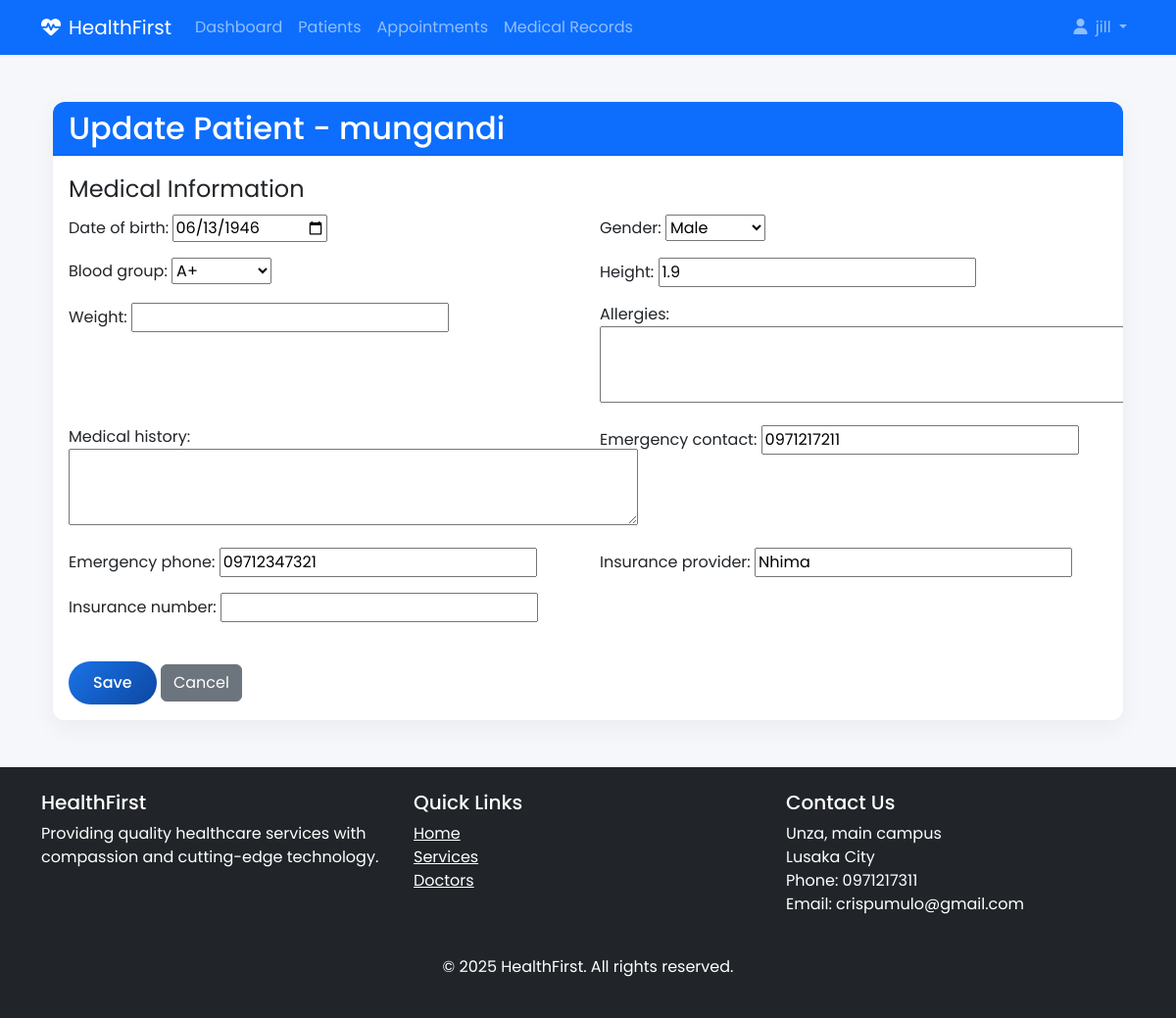
The page /patients/14/update/ (signed in) on the database its author committed.
### accounts/models.py (models this page shows, shortened)
class User(AbstractUser):
    USER_TYPE_CHOICES = (
        ('admin', 'Administrator'),
        ('doctor', 'Doctor'),
        ('staff', 'Staff'),
        ('patient', 'Patient'),
    )
    user_type = models.CharField(max_length=10, choices=USER_TYPE_CHOICES, default='staff')
    profile_picture = models.ImageField(upload_to='profile_pics/', blank=True, null=True)
    phone = models.CharField(max_length=20, blank=True, null=True)
    address = models.TextField(blank=True, null=True)

### patients/models.py (models this page shows, shortened)
class Patient(models.Model):
    GENDER_CHOICES = (
        ('M', 'Male'),
        ('F', 'Female'),
        ('O', 'Other'),
    )
    BLOOD_GROUP_CHOICES = (
        ('A+', 'A+'),
        ('A-', 'A-'),
        ('B+', 'B+'),
        ('B-', 'B-'),
        ('AB+', 'AB+'),
        ('AB-', 'AB-'),
        ('O+', 'O+'),
        ('O-', 'O-'),
    )
    user = models.OneToOneField(User, on_delete=models.CASCADE, related_name='patient_profile')
    date_of_birth = models.DateField(null=True, blank=True)
    gender = models.CharField(max_length=1, choices=GENDER_CHOICES, null=True, blank=True)
    blood_group = models.CharField(max_length=5, choices=BLOOD_GROUP_CHOICES, blank=True, null=True)
    height = models.CharField(max_length=10, blank=True, null=True)
    weight = models.DecimalField(max_digits=5, decimal_places=2, blank=True, null=True)
    allergies = models.TextField(blank=True, null=True)
    medical_history = models.TextField(blank=True, null=True)
    emergency_contact = models.CharField(max_length=100, blank=True, null=True)
    emergency_phone = models.CharField(max_length=20, blank=True, null=True)
    insurance_provider = models.CharField(max_length=100, blank=True, null=True)
    insurance_number = models.CharField(max_length=50, blank=True, null=True)
    created_at = models.DateTimeField(default=timezone.now)

### patients/views.py (the view)
# urls.py: path('<int:pk>/update/', views.patient_update, name='patient_update'),
def patient_update(request, pk):
    patient = get_object_or_404(Patient, user_id=pk)
    patient_name = patient.user.first_name
    if not (request.user == patient.user or is_admin_or_staff(request.user)):
        return redirect('home')
    if request.method == 'POST':
        form = PatientForm(request.POST, instance=patient)
        if form.is_valid():
            form.save()
            return redirect('patients:patient_detail', pk=patient.user_id)
    else:
        form = PatientForm(instance=patient)
    context = {'patient_form': form, 'title': 'Update Patient', 'patient_name':patient_name}
    return render(request, 'patients/form.html', context)

### patients/forms.py
class PatientForm(forms.ModelForm):
    class Meta:
        model = Patient
        fields = [
            'date_of_birth', 'gender', 'blood_group', 'height', 'weight',
            'allergies', 'medical_history', 'emergency_contact',
            'emergency_phone', 'insurance_provider', 'insurance_number',
        ]
        widgets = {
            'date_of_birth': forms.DateInput(attrs={'type': 'date'}),
            'allergies': forms.Textarea(attrs={'rows': 3}),
            'medical_history': forms.Textarea(attrs={'rows': 3}),
        }

### patients/views.py (called while the page is built)
def is_admin_or_staff(user):
    return user.is_authenticated and (user.user_type in ['admin', 'staff'] or user.is_superuser)

### patients/templates/patients/form.html (shortened to what this page needs)
{% extends 'accounts/base.html' %}
{% block content %}
<div class="container">
    <div class="card my-4">
        <div class="card-header bg-primary text-white">
            <h2 class="mb-0">{{ title }} - {{patient_name}}</h2>
        </div>
        <div class="card-body">
            <form method="post" enctype="multipart/form-data">
                <fieldset>
                    <legend>Medical Information</legend>
                    <div class="row">
                        {% for field in patient_form %}
                        <div class="col-md-6 mb-3">
                            {{ field.label_tag }}
                            {{ field }}
                        </div>
                        {% endfor %}
                    </div>
                </fieldset>
                <div class="mt-4">
                    <button type="submit" class="btn btn-primary">Save</button>
                    <a href="{% if ptient_form.instance.pk %}{% url 'patients:patient_detail' form.instance.pk %}{% else %}{% url 'patients:patient_list' %}{% endif %}" class="btn btn-secondary">Cancel</a>
                </div>
            </form>
        </div>
    </div>
</div>
{% endblock %}

### accounts/templates/accounts/base.html (shortened to what this page needs)
<!DOCTYPE html>
{% load static %}
<html lang="en">
<head>
    <link href="https://cdn.jsdelivr.net/npm/bootstrap@5.3.0/dist/css/bootstrap.min.css" rel="stylesheet">
    <link rel="stylesheet" href="https://cdnjs.cloudflare.com/ajax/libs/font-awesome/6.4.0/css/all.min.css">
    <link rel="stylesheet" href="{% static 'css/style.css' %}">
</head>
<body>
    <nav class="navbar navbar-expand-lg navbar-dark bg-primary sticky-top">
        <div class="container">
            <a class="navbar-brand" href="{% url 'home' %}">
                <i class="fas fa-heartbeat me-2"></i>HealthFirst
            </a>
            <div class="collapse navbar-collapse" id="navbarNav">
                <ul class="navbar-nav me-auto">
                    {% if not user.is_authenticated %}
                        <li class="nav-item">
                            <a class="nav-link" href="{% url 'home' %}">Home</a>
                        </li>
                    {% else %}
                        <li class="nav-item">
                            {% if user.user_type == patient.user %}
                                <a class="nav-link" href="{% url 'patients:patient_list' %}">Dashboard</a>
                            {% elif user.user_type == doctor.user %}
                                <a class="nav-link" href="{% url 'doctors:doctor_list' %}">Dashboard</a>
                            {% else %}
                                <a class="nav-link" href="{% url 'dashboard' %}">Dashboard</a>
                            {% endif %}
                        </li>
                        <li class="nav-item">
                            <a class="nav-link" href="{% url 'patients:patient_list' %}">Patients</a>
                        </li>
                        <li class="nav-item">
                            <a class="nav-link" href="{% url 'appointments:list' %}">Appointments</a>
                        </li>
                        <li class="nav-item">
                            <a class="nav-link" href="#">Medical Records</a>
                        </li>
                    {% endif %}
                </ul>
                <ul class="navbar-nav ms-auto">
                    {% if user.is_authenticated %}
                    <li class="nav-item dropdown">
                        <a class="nav-link dropdown-toggle" href="#" id="navbarDropdown" role="button" data-bs-toggle="dropdown">
                            <i class="fas fa-user me-1"></i> {{ user.get_full_name|default:user.username }}
                        </a>
                    </li>
                    {% endif %}
                </ul>
            </div>
        </div>
    </nav>
    <main class="container my-5">
        {% block content %}{% endblock %}
    </main>
    <footer class="bg-dark text-white py-4">
        <div class="container">
            <div class="row">
                <div class="col-md-4 mb-4">
                    <h5>HealthFirst</h5>
                    <p>Providing quality healthcare services with compassion and cutting-edge technology.</p>
                </div>
                <div class="col-md-4 mb-4">
                    <h5>Quick Links</h5>
                    <ul class="list-unstyled">
                        <li><a href="{% url 'home' %}" class="text-white">Home</a></li>
                        <li><a href="#" class="text-white">Services</a></li>
                        <li><a href="{% url 'doctors:doctor_list' %}" class="text-white">Doctors</a></li>
                    </ul>
                </div>
                <div class="col-md-4">
                    <h5>Contact Us</h5>
                    <address>
                        Unza, main campus<br>
                        Lusaka City<br>
                        Phone: 0971217311<br>
                        Email: crispumulo@gmail.com
                    </address>
                </div>
            </div>
            <div class="text-center mt-4">
                <p>&copy; 2025 HealthFirst. All rights reserved.</p>
            </div>
        </div>
    </footer>
</body>
</html>

### accounts/static/css/style.css (style rules this page uses)
:root { --primary: #1a73e8; --primary-dark: #0d47a1; --secondary: #00c853; --light: #f8f9fa; --dark: #212529; --gray: #6c757d; --light-gray: #e9ecef; --danger: #ff5252; --warning: #ffc107; }
body { font-family: 'Poppins', sans-serif; background-color: #f5f7fb; color: var(--dark); }
.card { border-radius: 15px; overflow: hidden; box-shadow: 0 5px 15px rgba(0,0,0,0.05); transition: all 0.3s ease; margin-bottom: 25px; }
.btn-primary { background: linear-gradient(135deg, var(--primary), var(--primary-dark)); border: none; padding: 10px 25px; border-radius: 30px; font-weight: 500; transition: all 0.3s ease; }
.card { border: none; border-radius: 0.75rem; box-shadow: 0 0.5rem 1.5rem rgba(0, 0, 0, 0.05); transition: all 0.3s ease; }

### rows shown on the page
User: get_full_name "jill"
User: first_name "mungandi"
Patient: patient_form "06/13/1946" "Male" "A+" "1.9" "0971217211" "09712347321" "Nhima"

### other values the page prints
{{ title }} "Update Patient"
{{ field.label_tag }} "Date of birth:" "Gender:" "Blood group:" "Height:" "Weight:" "Allergies:" "Medical history:" "Emergency contact:" "Emergency phone:" "Insurance provider:" "Insurance number:"
